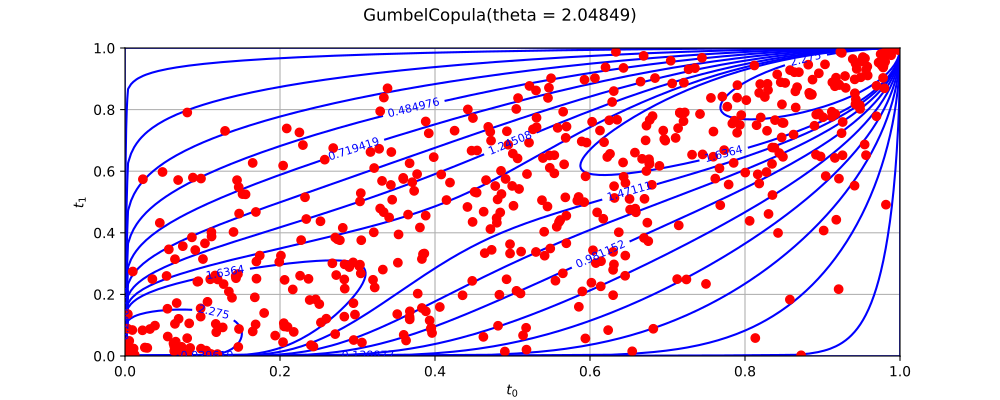

Python code for this plot:
import openturns as ot
from matplotlib import pyplot as plt
from openturns.viewer import View
ot.RandomGenerator.SetSeed(0)
factory = ot.GumbelCopulaFactory()
ref = factory.build()
dimension = ref.getDimension()
if dimension <= 2:
    sample = ref.getSample(50)
    distribution = factory.build(sample)
    if dimension == 1:
        distribution.setDescription(['$t$'])
        pdf_graph = distribution.drawPDF(256)
        cloud = ot.Cloud(sample, ot.Sample(sample.getSize(), 1))
        cloud.setColor('blue')
        cloud.setPointStyle('fcircle')
        pdf_graph.add(cloud)
        fig = plt.figure(figsize=(10, 4))
        plt.suptitle(str(distribution))
        pdf_axis = fig.add_subplot(111)
        View(pdf_graph, figure=fig, axes=[pdf_axis], add_legend=False)
    else:
        sample = ref.getSample(500)
        distribution.setDescription(['$t_0$', '$t_1$'])
        pdf_graph = distribution.drawPDF([256]*2)
        cloud = ot.Cloud(sample)
        cloud.setColor('red')
        cloud.setPointStyle('fcircle')
        pdf_graph.add(cloud)
        fig = plt.figure(figsize=(10, 4))
        plt.suptitle(str(distribution))
        pdf_axis = fig.add_subplot(111)
        View(pdf_graph, figure=fig, axes=[pdf_axis], add_legend=False, square_axes=True)
